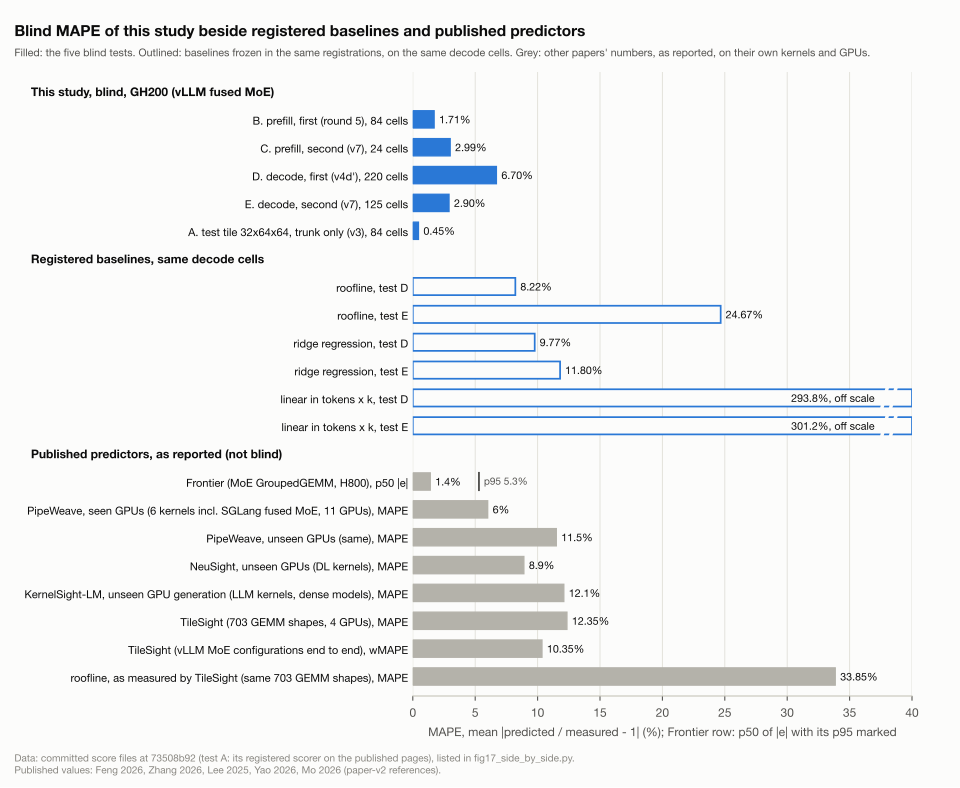

Source code (Python):
"""Tables 3 and 4 of paper-v2 (section 5.1), recomputed per cell, and Figure 1 (fig17_side_by_side.svg).

    python fig17_side_by_side.py <moe-kernels repo root>

Read-only on the repo. Every number comes from a committed per-cell file, read by repo-relative path:

  B. prefill, first (round 5, 84 cells)   scripts/scoring/tileB3/tileB3.score.json       views.cells[].e
  C. prefill, second (v7, 24 cells)       scripts/scoring/v7pblind/prefill_blind.score.json  views.cells[].e
  D. decode, first (v4d', 220 cells)      scripts/scoring/decode/blind.score.json        rows[] (meas, pred_v4, pred{rivals})
  E. decode, second (v7, 125 cells)       scripts/scoring/v7blind/blind.score.json       rows[] (meas, pred_v4, pred{rivals})
  A. test tile (v3, 84 cells)             scripts/scoring/rental7/skew.score.json holds only the pooled E1-SKEW
                                          stats (cells, rms, worst, mean), not the 84 per-cell errors. The per-cell
                                          errors are rebuilt by running the registered scorer
                                          scripts/scoring/rental7/score_skew.py in memory on the published pages
                                          results/published/2026-10-14-nvidia_gh200_480gb-rental7-session (nothing
                                          is written), capturing the list it passes to its E1-SKEW verdict, and
                                          checked against the committed skew.score.json stats before use.

Metrics (paper section 3.4): e = predicted / measured - 1 per cell; MAPE = mean |e|; rms of e; mean e; worst |e|;
cells with |e| <= 5% and <= 10%. Decode cells (D, E) whose |predicted - measured| <= 1 us score e = 0, as the
registered decode scorer does; the floor applies to the registered baselines too. p50 / p95 (Table 5) are numpy's
default linear percentiles of |e|.

Every recomputed value is compared, as printed, with the paper's printed value; any mismatch is listed and the
script exits 1 (after still writing the figure, so the mismatch can be seen).
"""
from __future__ import annotations

import importlib.util
import json
import sys
from pathlib import Path

sys.dont_write_bytecode = True

import numpy as np  # noqa: E402
import matplotlib  # noqa: E402

matplotlib.use("Agg")
import matplotlib.pyplot as plt  # noqa: E402
from matplotlib import font_manager as fm  # noqa: E402

HERE = Path(__file__).resolve().parent
FLOOR_MS = 0.001  # 1 us, in the decode rows' unit (ms)

SRC = {
    "A": "scripts/scoring/rental7/skew.score.json",
    "A_scorer": "scripts/scoring/rental7/score_skew.py",
    "A_pages": "results/published/2026-10-14-nvidia_gh200_480gb-rental7-session",
    "B": "scripts/scoring/tileB3/tileB3.score.json",
    "C": "scripts/scoring/v7pblind/prefill_blind.score.json",
    "D": "scripts/scoring/decode/blind.score.json",
    "E": "scripts/scoring/v7blind/blind.score.json",
}

# ---- the paper's printed values (paper-v2.md, section 5.1) --------------------------------------------------------
# Table 3: cells, MAPE, rms, mean (bias), worst cell, within 5%, within 10%
PAPER_T3 = {
    "B": ("B. prefill, first (round 5)", "84", "1.71%", "2.41%", "+0.29%", "8.22%", "78 / 84", "84 / 84"),
    "C": ("C. prefill, second (v7)", "24", "2.99%", "3.13%", "-2.99%", "4.72%", "24 / 24", "24 / 24"),
    "D": ("D. decode, first (v4d')", "220", "6.70%", "11.40%", "+5.99%", "39.24%", "144 / 220", "173 / 220"),
    "E": ("E. decode, second (v7)", "125", "2.90%", "4.17%", "+1.61%", "17.20%", "104 / 125", "118 / 125"),
    "A": ("A. test tile (v3, trunk only)", "84", "0.45%", "0.61%", "-0.24%", "1.61%", "84 / 84", "84 / 84"),
}
T3_GROUPS = [("vLLM's prefill tiles", "BC"), ("vLLM's decode tiles", "DE"),
             ("controlled check (not a serving tile)", "A")]
# Table 4: MAPE on D and E. key in the score rows' "pred" dict (None = the model itself, pred_v4)
PAPER_T4 = [
    ("our model (v4d' in D, v7 in E)", None, "6.70%", "2.90%"),
    ("roofline: T0 + weight bytes / bandwidth", "roofline", "8.22%", "24.67%"),
    ("ridge regression on weight bytes, waves, dead CTAs and path", "OLS", "9.77%", "11.80%"),
    ("linear in tokens x k", "line", "293.8%", "301.2%"),
]
# Table 5, this work's rows: MAPE; p50 / p95
PAPER_T5 = {"B": ("1.71%", "1.14%", "5.70%"), "C": ("2.99%", "2.96%", "4.43%"),
            "D": ("6.70%", "2.39%", "25.73%"), "E": ("2.90%", "1.95%", "10.19%")}

# ---- published predictors, as reported (constants; paper Table 5 and its references) -----------------------------
# (label, scope, statistic, value in %, p95 in % or None, reference key in paper-v2.md's References)
PUBLISHED = [
    ("Frontier", "MoE GroupedGEMM, H800", "p50 |e|", 1.4, 5.3, "Feng 2026, arXiv:2605.21312v2"),
    ("PipeWeave, seen GPUs", "6 kernels incl. SGLang fused MoE, 11 GPUs", "MAPE", 6.0, None,
     "Zhang 2026, ISCA 2026, arXiv:2601.14910"),
    ("PipeWeave, unseen GPUs", "same", "MAPE", 11.5, None, "Zhang 2026, ISCA 2026, arXiv:2601.14910"),
    ("NeuSight, unseen GPUs", "DL kernels", "MAPE", 8.9, None, "Lee 2025, ASPLOS 2025, arXiv:2407.13853"),
    ("KernelSight-LM, unseen GPU generation", "LLM kernels, dense models", "MAPE", 12.1, None,
     "Yao 2026, arXiv:2606.28565v2"),
    ("TileSight", "703 GEMM shapes, 4 GPUs", "MAPE", 12.35, None, "Mo 2026, arXiv:2607.22432"),
    ("TileSight", "vLLM MoE configurations end to end", "wMAPE", 10.35, None, "Mo 2026, arXiv:2607.22432"),
    ("roofline, as measured by TileSight", "same 703 GEMM shapes", "MAPE", 33.85, None, "Mo 2026, arXiv:2607.22432"),
]


# ---- statistics ---------------------------------------------------------------------------------------------------
def stats(e) -> dict:
    e = np.asarray(e, dtype=float)
    a = np.abs(e)
    return {"cells": int(e.size), "mape": a.mean() * 100, "rms": np.sqrt((e ** 2).mean()) * 100,
            "mean": e.mean() * 100, "worst": a.max() * 100, "w5": int((a <= 0.05).sum()),
            "w10": int((a <= 0.10).sum()), "p50": np.percentile(a, 50) * 100, "p95": np.percentile(a, 95) * 100}


def pct(x: float, nd: int = 2, sign: bool = False) -> str:
    return f"{x:+.{nd}f}%" if sign else f"{x:.{nd}f}%"


def decode_e(rows, key) -> list:
    """Per-cell e for one predictor on decode rows, with the registered 1 us floor."""
    out = []
    for r in rows:
        p = r["pred_v4"] if key is None else r["pred"][key]
        out.append(0.0 if abs(p - r["meas"]) <= FLOOR_MS else p / r["meas"] - 1)
    return out


def load(repo: Path, key: str) -> dict:
    return json.loads((repo / SRC[key]).read_text())


def test_a_cells(repo: Path) -> list:
    """Rebuild test A's 84 per-cell errors with the registered rental 7 scorer, in memory."""
    p = repo / SRC["A_scorer"]
    sys.path.insert(0, str(p.parent))
    spec = importlib.util.spec_from_file_location("r7_score_skew", p)
    mod = importlib.util.module_from_spec(spec)
    spec.loader.exec_module(mod)
    seen = []
    verdict = mod._verdict

    def capture(v, rule):
        seen.append(list(v))
        return verdict(v, rule)

    mod._verdict = capture
    res = mod.score(repo, repo / SRC["A_pages"])
    committed = load(repo, "A")["E1-SKEW"]["stats"]
    # the first verdict call of the first (registered, ALL) view is the pooled E1-SKEW list
    e = seen[0]
    if res["E1-SKEW"]["stats"] != committed or mod.C5.stats(e) != committed:
        raise SystemExit(f"test A: rebuilt cells do not reproduce {SRC['A']} E1-SKEW stats {committed}")
    return e


# ---- main ---------------------------------------------------------------------------------------------------------
def main(argv) -> int:
    if len(argv) != 1:
        print(__doc__)
        return 2
    repo = Path(argv[0]).resolve()
    mism = []

    def check(where, paper, got):
        if paper != got:
            mism.append(f"{where}: paper {paper}, recomputed {got}")

    D, E = load(repo, "D"), load(repo, "E")
    for nm, d in (("D", D), ("E", E)):
        stored = [r["e"] for r in d["rows"]]
        rebuilt = decode_e(d["rows"], None)
        worst = max(abs(a - b) for a, b in zip(stored, rebuilt))
        if worst > 1e-6:  # stored e is rounded to 6 places
            mism.append(f"{nm}: rebuilt per-cell e differs from the stored e by up to {worst:.2e}")

    cells = {
        "B": [c["e"] for c in load(repo, "B")["views"]["cells"]],
        "C": [c["e"] for c in load(repo, "C")["views"]["cells"]],
        "D": decode_e(D["rows"], None),
        "E": decode_e(E["rows"], None),
        "A": test_a_cells(repo),
    }
    S = {k: stats(v) for k, v in cells.items()}

    print("Sources (repo-relative, root " + str(repo) + "):")
    for k in "ABCDE":
        extra = f" (per-cell e rebuilt by {SRC['A_scorer']} on {SRC['A_pages']})" if k == "A" else ""
        print(f"  {k}: {SRC[k]}{extra}")
    print()

    # Table 3
    print("**Table 3. Blind accuracy on GH200 (recomputed).**\n")
    print("| test | cells | MAPE | rms | mean (bias) | worst cell | within 5% | within 10% |")
    print("|---|---:|---:|---:|---:|---:|---:|---:|")
    for head, keys in T3_GROUPS:
        print(f"| *{head}* | | | | | | | |")
        for k in keys:
            s, p = S[k], PAPER_T3[k]
            n = s["cells"]
            got = (str(n), pct(s["mape"]), pct(s["rms"]), pct(s["mean"], sign=True), pct(s["worst"]),
                   f"{s['w5']} / {n}", f"{s['w10']} / {n}")
            print(f"| {p[0]} | " + " | ".join(got) + " |")
            for col, a, b in zip(("cells", "MAPE", "rms", "mean", "worst", "within 5%", "within 10%"), p[1:], got):
                check(f"Table 3 {k} {col}", a, b)
    print()

    # Table 4
    print("**Table 4. Registered baselines on the same decode cells, MAPE (recomputed).**\n")
    print("| predictor | score-file key | D (220 cells) | E (125 cells) |")
    print("|---|---|---:|---:|")
    t4 = {}
    for label, key, pd, pe in PAPER_T4:
        md, me = stats(decode_e(D["rows"], key))["mape"], stats(decode_e(E["rows"], key))["mape"]
        t4[key] = (md, me)
        nd = len(pd.rstrip("%").split(".")[1])  # the paper's printed decimals
        gd, ge = pct(md, nd), pct(me, nd)
        print(f"| {label} | {key or 'pred_v4'} | {gd} | {ge} |")
        check(f"Table 4 {key or 'model'} D", pd, gd)
        check(f"Table 4 {key or 'model'} E", pe, ge)
    print()

    # Table 5, this work's rows
    print("**Table 5, this work's rows (recomputed): MAPE; p50 / p95 of |e|.**\n")
    print("| test | MAPE | p50 | p95 |")
    print("|---|---:|---:|---:|")
    for k, (pm, p50, p95) in PAPER_T5.items():
        g = (pct(S[k]["mape"]), pct(S[k]["p50"]), pct(S[k]["p95"]))
        print(f"| {k} | " + " | ".join(g) + " |")
        for col, a, b in zip(("MAPE", "p50", "p95"), (pm, p50, p95), g):
            check(f"Table 5 {k} {col}", a, b)
    print()

    draw(S, t4)

    if mism:
        print(f"MISMATCH: {len(mism)} value(s) differ from the paper:")
        for m in mism:
            print("  " + m)
        return 1
    n = 7 * 5 + 2 * 4 + 3 * 4
    print(f"OK: all {n} printed values match the paper (Table 3: 35, Table 4: 8, Table 5 this-work rows: 12).")
    print(f"Wrote {HERE / 'fig17_side_by_side.svg'}")
    return 0


# ---- Figure 1 -----------------------------------------------------------------------------------------------------
SURFACE, INK, INK2, MUTED, GRID = "#fcfcfb", "#0b0b0b", "#52514e", "#898781", "#e1e0d9"
BLUE, GREY = "#2a78d6", "#b4b2aa"
XMAX = 40.0  # percent; bars past it are cut and their value printed


def _font() -> str:
    names = {f.name for f in fm.fontManager.ttflist}
    for n in ("Helvetica Neue", "Inter", "Arial"):
        if n in names:
            return n
    return "DejaVu Sans"


def draw(S: dict, t4: dict) -> None:
    plt.rcParams.update({"font.family": _font(), "font.size": 9, "svg.fonttype": "path",
                         "figure.facecolor": SURFACE, "axes.facecolor": SURFACE, "savefig.facecolor": SURFACE,
                         "axes.edgecolor": "#c3c2b7", "axes.labelcolor": INK2, "xtick.color": INK2,
                         "ytick.color": INK, "svg.hashsalt": "fig17"})
    # rows: (label, value %, style, p95 or None)
    rows = []
    rows.append(("This study, blind, GH200 (vLLM fused MoE)", None, "head", None))
    for k, lab in (("B", "B. prefill, first (round 5), 84 cells"), ("C", "C. prefill, second (v7), 24 cells"),
                   ("D", "D. decode, first (v4d'), 220 cells"), ("E", "E. decode, second (v7), 125 cells"),
                   ("A", "A. test tile 32x64x64, trunk only (v3), 84 cells")):
        rows.append((lab, S[k]["mape"], "fill", None))
    rows.append(("Registered baselines, same decode cells", None, "head", None))
    for key, lab in (("roofline", "roofline"), ("OLS", "ridge regression"), ("line", "linear in tokens x k")):
        rows.append((f"{lab}, test D", t4[key][0], "outline", None))
        rows.append((f"{lab}, test E", t4[key][1], "outline", None))
    rows.append(("Published predictors, as reported (not blind)", None, "head", None))
    for name, scope, stat, v, p95, _ref in PUBLISHED:
        rows.append((f"{name} ({scope}), {stat}", v, "grey", p95))

    h = 0.30 * len(rows) + 1.6
    fig, ax = plt.subplots(figsize=(10, h))
    fig.subplots_adjust(left=0.43, right=0.95, top=1 - 0.75 / h, bottom=0.95 / h)
    ys = list(range(len(rows)))[::-1]
    for y, (lab, v, style, p95) in zip(ys, rows):
        if style == "head":
            ax.text(-0.765, y, lab, transform=ax.get_yaxis_transform(), ha="left", va="center", fontsize=9,
                    fontweight="bold", color=INK)
            continue
        w = min(v, XMAX)
        kw = {"fill": dict(color=BLUE, edgecolor=BLUE),
              "outline": dict(color=SURFACE, edgecolor=BLUE, linewidth=1.3),
              "grey": dict(color=GREY, edgecolor=GREY)}[style]
        ax.barh(y, w, height=0.62, **kw)
        if style == "grey":
            txt = f"{v:g}%"  # as the source paper prints it
        else:
            txt = f"{v:.2f}%" if v < 100 else f"{v:.1f}%"
        if v > XMAX:
            for dx in (-2.2, -1.5):  # a break mark: the bar runs on past the axis
                ax.plot([XMAX + dx - 0.25, XMAX + dx + 0.25], [y - 0.42, y + 0.42], color=SURFACE, lw=2.6,
                        solid_capstyle="butt", zorder=3)
            ax.text(XMAX - 3.0, y, f"{txt}, off scale", ha="right", va="center", fontsize=8, color=INK)
        else:
            ax.text(w + 0.4, y, txt, ha="left", va="center", fontsize=8, color=INK)
        if p95 is not None:
            ax.plot([p95, p95], [y - 0.31, y + 0.31], color=INK2, lw=1.4)
            ax.text(p95 + 0.4, y + 0.02, f"p95 {p95:g}%", ha="left", va="center", fontsize=7.5, color=INK2)
    ax.set_yticks([y for y, r in zip(ys, rows) if r[2] != "head"])
    ax.set_yticklabels([r[0] for r in rows if r[2] != "head"], fontsize=8.3)
    ax.tick_params(axis="y", length=0)
    ax.set_xlim(0, XMAX)
    ax.set_ylim(-0.7, len(rows) - 0.3)
    ax.set_xlabel("MAPE, mean |predicted / measured - 1| (%); Frontier row: p50 of |e| with its p95 marked")
    ax.xaxis.grid(True, color=GRID, lw=0.7)
    ax.set_axisbelow(True)
    for s in ("top", "right", "left"):
        ax.spines[s].set_visible(False)
    fig.text(0.015, 1 - 0.22 / h, "Blind MAPE of this study beside registered baselines and published predictors",
             fontsize=11.5, fontweight="bold", color=INK, va="top")
    fig.text(0.015, 1 - 0.48 / h,
             "Filled: the five blind tests. Outlined: baselines frozen in the same registrations, on the same decode "
             "cells. Grey: other papers' numbers, as reported, on their own kernels and GPUs.",
             fontsize=8, color=INK2, va="top")
    fig.text(0.015, 0.12 / h,
             "Data: committed score files at 73508b92 (test A: its registered scorer on the published pages), listed in "
             "fig17_side_by_side.py.\nPublished values: Feng 2026, Zhang 2026, Lee 2025, Yao 2026, Mo 2026 (paper-v2 "
             "references).",
             fontsize=7.5, color=MUTED, va="bottom")
    fig.savefig(HERE / "fig17_side_by_side.svg", metadata={"Date": None})
    plt.close(fig)


if __name__ == "__main__":
    sys.exit(main(sys.argv[1:]))
